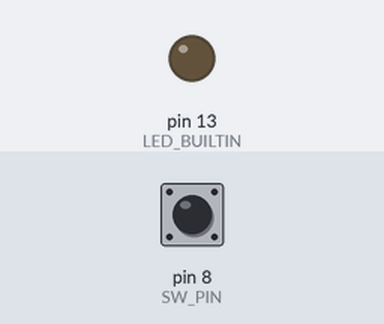
Bench run of a sketch on a simulated Arduino Uno, built with avr-gcc and run on an emulated ATmega328P. Parts: output pins drawn as LEDs (lit = HIGH). The test bench sets the inputs (shaded band); at power-on: pin 8 (SW_PIN) HIGH.

Above: at 1.2 s.
1.3 s: pin 8 (SW_PIN) pulled LOW for 0.15 s
At 1.37 s:
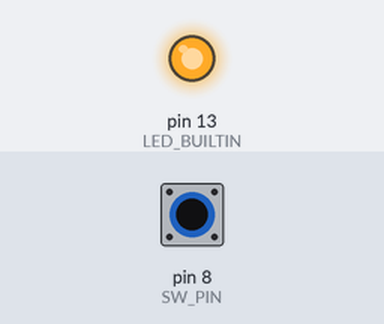
2.9 s: pin 8 (SW_PIN) pulled LOW for 3.2 s
At 7.4 s:
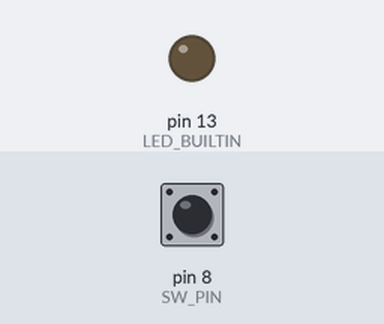
Timing chart, 0 to 8.9 s (numbered marks = the images above; inputs shaded):
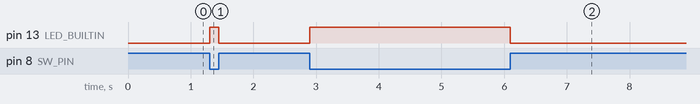

The sketch:

Task3_PCINT_Switch.ino
```cpp
#include <avr/interrupt.h>

const uint8_t SW_PIN = 8; // PB0 / PCINT0

ISR(PCINT0_vect) {
// Mirror the switch to the built-in LED
if ((PINB & _BV(PB0)) == 0) PORTB |= _BV(PORTB5); // LED on
else PORTB &= ~_BV(PORTB5); // LED off
}

void setup() {
pinMode(LED_BUILTIN, OUTPUT);
pinMode(SW_PIN, INPUT_PULLUP);

// Sync LED state individually
if ((PINB & _BV(PB0)) == 0) PORTB |= _BV(PORTB5);
else PORTB &= ~_BV(PORTB5);

// turn on pin-change interruption for PB0 (PCINT0)
PCICR |= _BV(PCIE0); // enable PORTB group
PCMSK0 |= _BV(PCINT0); // unmask PB0
PCIFR |= _BV(PCIF0); //clears pending flags
sei();
}

void loop() {} //loops
```

Measured:
- after the input at 1.3 s, pin 13 (LED_BUILTIN): LOW → HIGH at once, → LOW 0.15 s later
- after the input at 2.9 s, pin 13 (LED_BUILTIN): LOW → HIGH at once, → LOW 3.2 s later
